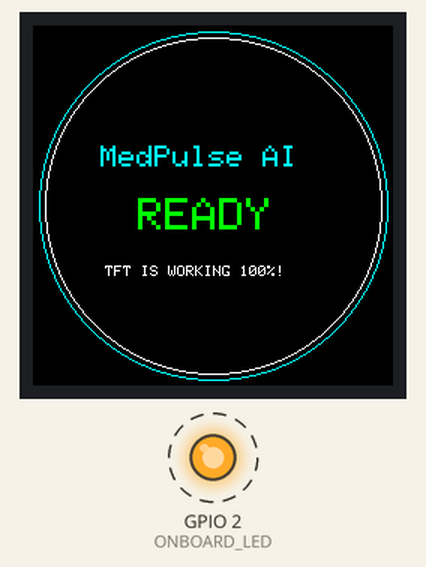
Simulated run of this sketch. Board: ESP32. On the bench: 240×240 colour display, output pins drawn as LEDs (lit = HIGH). Dashed ring = blinking. Pins used as bus, display or sensor lines are not drawn; what the sketch prints to the serial monitor is not drawn.

Above: at 5.3 s.
At 5.8 s:
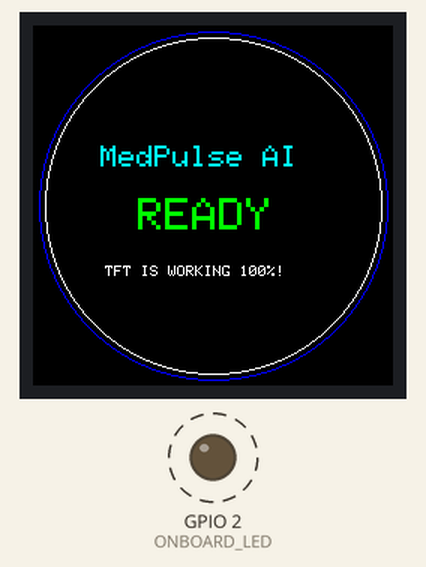
Timing chart, 0 to 40.0 s (numbered marks = the images above):
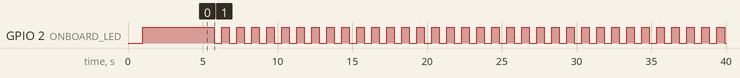

The sketch:

tft_standalone_test.ino
```cpp
// ================================================================
//  GC9A01 Round TFT Display Ultimate Diagnostic (ESP32)
//  ዓላማ፡- ስክሪኑ በ ESP32 ላይ 100% እንዲበራ የተዘጋጀ አስተማማኝ የፍተሻ ኮድ
// ================================================================

#include <SPI.h>
#include <Adafruit_GFX.h>
#include <Adafruit_GC9A01A.h>

// ── Pin Definitions (ESP32 DevKit V1) ──
#define TFT_CS   15  // Chip Select -> D15
#define TFT_DC   4   // Data / Command -> D4
#define TFT_MOSI 23  // SDA (Data In) -> D23
#define TFT_SCLK 18  // SCL (Clock) -> D18
#define TFT_RST  14  // Reset -> D14 (ወይም ወደ 3.3V ተገናኝቶ ከሆነ -1 አድርገው)

#define ONBOARD_LED 2 // ESP32 ላይ ያለችው ሰማያዊ መብራት

// ⚠️ ማስታወሻ፦ ፒኖቹን በግልጽ በመጥቀስ ልክ እንደ Arduino Uno በቀስታ እና በንጽህና እንዲሰራ አድርገነዋል
Adafruit_GC9A01A tft(TFT_CS, TFT_DC, TFT_MOSI, TFT_SCLK, TFT_RST);

void setup() {
  Serial.begin(115200);
  delay(1000);

  pinMode(ONBOARD_LED, OUTPUT);
  digitalWrite(ONBOARD_LED, HIGH); // ESP32 መስራቱን ለማሳየት LED ይበራል

  Serial.println("\n==========================================");
  Serial.println("  GC9A01 Round TFT Diagnostic (ESP32)     ");
  Serial.println("==========================================");
  Serial.println("[INFO] Pins: CS=15, DC=4, SCL=18, SDA=23, RST=14");

  Serial.println("[1] Resetting display pins...");
  pinMode(TFT_CS, OUTPUT);
  digitalWrite(TFT_CS, HIGH);
  pinMode(TFT_DC, OUTPUT);
  digitalWrite(TFT_DC, HIGH);

  if (TFT_RST > 0) {
    pinMode(TFT_RST, OUTPUT);
    digitalWrite(TFT_RST, HIGH);
    delay(50);
    digitalWrite(TFT_RST, LOW);
    delay(50);
    digitalWrite(TFT_RST, HIGH);
    delay(150);
  }

  Serial.println("[2] Initializing GC9A01 driver...");
  tft.begin();
  tft.setRotation(0);

  Serial.println("[3] Drawing Test Screens...");

  // RED
  Serial.println(" -> SCREEN: RED");
  tft.fillScreen(GC9A01A_RED);
  delay(1200);

  // GREEN
  Serial.println(" -> SCREEN: GREEN");
  tft.fillScreen(GC9A01A_GREEN);
  delay(1200);

  // BLUE
  Serial.println(" -> SCREEN: BLUE");
  tft.fillScreen(GC9A01A_BLUE);
  delay(1200);

  // BLACK + UI
  Serial.println(" -> SCREEN: BLACK + GRAPHICS");
  tft.fillScreen(GC9A01A_BLACK);

  tft.drawCircle(120, 120, 116, GC9A01A_CYAN);
  tft.drawCircle(120, 120, 112, GC9A01A_WHITE);

  tft.setTextColor(GC9A01A_CYAN);
  tft.setTextSize(2);
  tft.setCursor(45, 80);
  tft.println("MedPulse AI");

  tft.setTextColor(GC9A01A_GREEN);
  tft.setTextSize(3);
  tft.setCursor(70, 115);
  tft.println("READY");

  tft.setTextColor(GC9A01A_WHITE);
  tft.setTextSize(1);
  tft.setCursor(48, 160);
  tft.println("TFT IS WORKING 100%!");

  Serial.println("[DONE] Setup finished! Entering loop...");
}

void loop() {
  // Onboard LED እና የክቡን ቀለም ማብራት ማጥፋት
  digitalWrite(ONBOARD_LED, HIGH);
  tft.drawCircle(120, 120, 116, GC9A01A_CYAN);
  delay(500);

  digitalWrite(ONBOARD_LED, LOW);
  tft.drawCircle(120, 120, 116, GC9A01A_BLUE);
  delay(500);

  Serial.println("[HEARTBEAT] ESP32 is running and pulsing display...");
}
```

Measured:
- by itself, GPIO 2 (ONBOARD_LED): alternates HIGH for 0.50 s and LOW for 0.50 s
- what the display in image 0 shows lasts 0.5 s, from 5.3 s to 5.8 s
